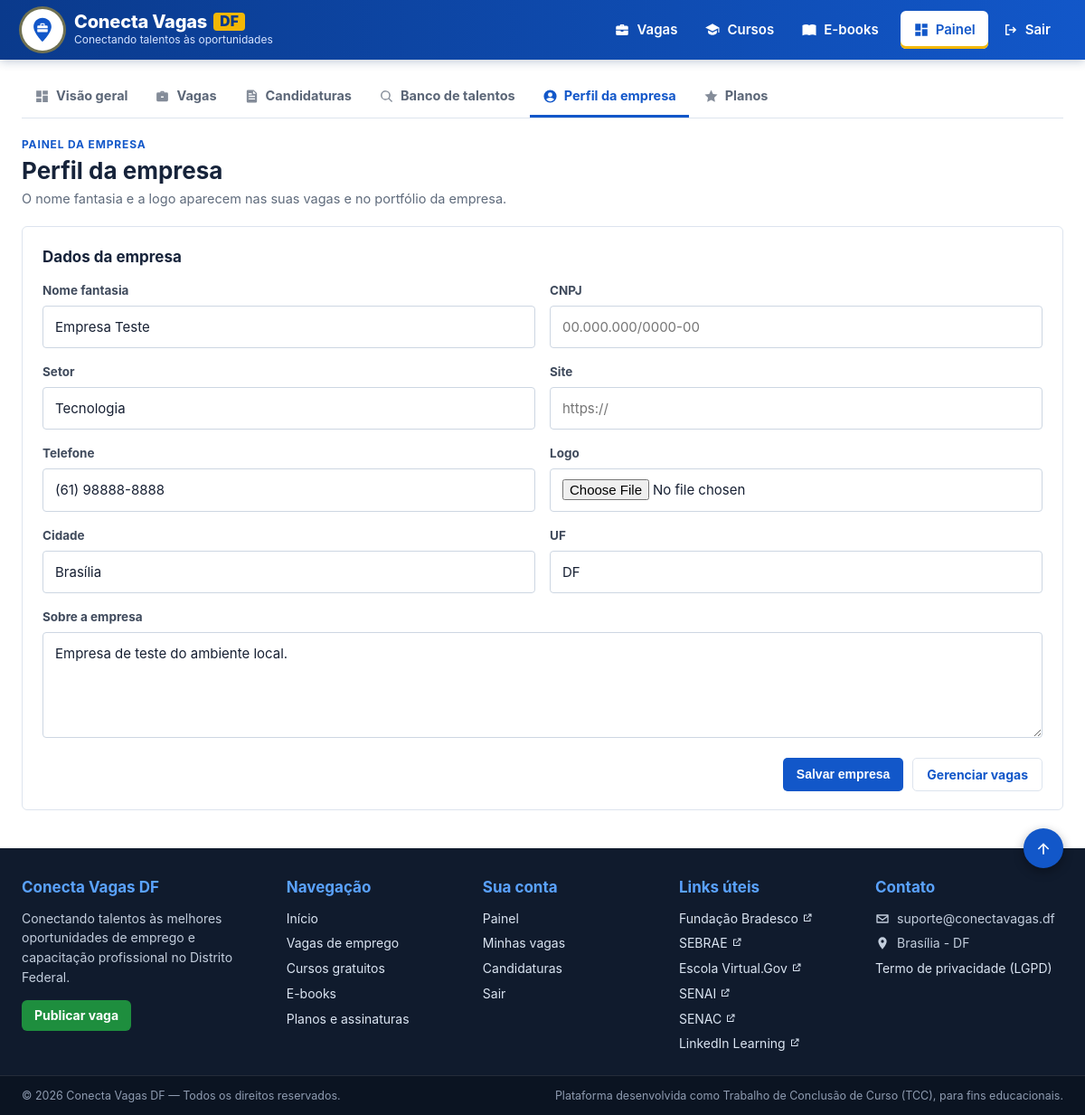
/admin/pages/empresa_perfil.php (signed in), run on the app's committed database.
### tables this page shows
CREATE TABLE perfis (
 id INT AUTO_INCREMENT PRIMARY KEY,
 usuario_id INT NOT NULL UNIQUE,
 titulo_profissional VARCHAR(255),
 bio TEXT,
 data_nascimento DATE NULL,
 cidade VARCHAR(100) DEFAULT 'Brasília',
 uf VARCHAR(2) DEFAULT 'DF',
 nome_fantasia VARCHAR(255),
 cnpj VARCHAR(20),
 setor VARCHAR(100),
 site VARCHAR(255),
 habilidades TEXT,
 experiencias TEXT,
 formacao TEXT,
 cursos_complementares TEXT,
 informacoes_adicionais TEXT,
 idiomas TEXT,
 competencias TEXT,
 nivel_experiencia ENUM('estagiario','junior','pleno','senior') DEFAULT 'junior',
 disponibilidade VARCHAR(100),
 objetivo TEXT,
 links TEXT,
 cnh VARCHAR(5),
 pretensao_salarial VARCHAR(60),
 foto VARCHAR(255),
 publico TINYINT(1) NOT NULL DEFAULT 1,
 aceite_lgpd TINYINT(1) NOT NULL DEFAULT 0,
 aceite_em DATETIME NULL,
 created_at DATETIME NOT NULL DEFAULT CURRENT_TIMESTAMP,
 updated_at DATETIME NOT NULL DEFAULT CURRENT_TIMESTAMP ON UPDATE CURRENT_TIMESTAMP,
 FOREIGN KEY(usuario_id) REFERENCES usuarios(id) ON DELETE CASCADE
);

CREATE TABLE usuarios (
 id INT AUTO_INCREMENT PRIMARY KEY,
 nome VARCHAR(255) NOT NULL,
 email VARCHAR(255) NOT NULL UNIQUE,
 senha VARCHAR(255) NOT NULL,
 tipo ENUM('admin','candidato','empresa') NOT NULL DEFAULT 'candidato',
 telefone VARCHAR(30),
 ativo TINYINT(1) NOT NULL DEFAULT 1,
 ultimo_acesso DATETIME NULL,
 created_at DATETIME NOT NULL DEFAULT CURRENT_TIMESTAMP,
 INDEX idx_usuario_tipo(tipo), INDEX idx_usuario_ativo(ativo)
);

### app/Core/View.php (called while the page is built, shortened)
<?php
final class View {
    public static function render(string $__tela, array $__dados = []): void {
        extract($__dados, EXTR_SKIP);
        require APP_DIR.'/Views/layouts/header.php';
        require APP_DIR.'/Views/'.$__tela.'.php';
        require APP_DIR.'/Views/layouts/footer.php';
    }
}

### app/Core/Controller.php (called while the page is built, shortened)
<?php
abstract class Controller {
    protected function view(string $tela, array $dados = []): void {
        View::render($tela, $dados);
    }
}

### app/Controllers/EmpresaController.php (called while the page is built, shortened)
<?php
final class EmpresaController extends Controller {
    public function perfil(): void {
        $dao = new PerfilDAO();
        $p = $dao->obterOuCriar((int)$_SESSION['usuario_id']);
        $this->view('admin/empresa_perfil', get_defined_vars());
    }
}

### app/Core/Router.php (called while the page is built, shortened)
<?php
final class Router {
    private array $rotas = [];
    private array $apelidos = [];
    public function rota(string $caminho, array $acao, string ...$apelidos): void {
        $this->rotas[strtolower($caminho)] = $acao;
        foreach ($apelidos as $a) $this->apelidos[strtolower($a)] = strtolower($caminho);
    }
    public function despachar(string $caminho): void {
        $chave = strtolower($caminho);
        $chave = $this->apelidos[$chave] ?? $chave;
        [$classe, $metodo] = $this->rotas[$chave];
        (new $classe())->$metodo();
    }
}

### public/index.php (called while the page is built, shortened)
<?php
$caminho = Router::caminhoPedido();
$rotas = new Router();
$rotas->rota('index.php',       [HomeController::class, 'index'], '');
$rotas->rota('contrato.php',    [HomeController::class, 'contrato']);
$rotas->rota('vagas.php',       [VagaController::class, 'lista']);
$rotas->rota('vaga.php',        [VagaController::class, 'detalhe']);
$rotas->rota('cursos.php',      [CursoController::class, 'lista']);
$rotas->rota('curso.php',       [CursoController::class, 'detalhe']);
$rotas->rota('planos.php',      [PlanosController::class, 'index']);
$rotas->rota('login.php',               [AuthController::class, 'login']);
$rotas->rota('cadastro.php',            [AuthController::class, 'cadastro']);
$rotas->rota('view/usuario/logout.php', [AuthController::class, 'logout']);
$rotas->rota('esqueci_senha.php',       [PasswordController::class, 'esqueci']);
$rotas->rota('redefinir_senha.php',     [PasswordController::class, 'redefinir']);
$rotas->rota('view/perfil/index.php',                [PerfilController::class, 'index'], 'view/perfil');
$rotas->rota('view/perfil/salvar.php',               [PerfilController::class, 'salvar']);
$rotas->rota('view/perfil/portfolio.php',            [PerfilController::class, 'portfolio']);
$rotas->rota('view/perfil/recalcular_match.php',     [PerfilController::class, 'recalcularMatch']);
$rotas->rota('view/perfil/curriculo_upload.php',     [CurriculoController::class, 'upload']);
$rotas->rota('view/perfil/aplicar_extracao.php',     [CurriculoController::class, 'aplicarExtracao']);
$rotas->rota('view/perfil/curriculo_excluir.php',    [CurriculoController::class, 'excluir']);
$rotas->rota('candidatar.php',                       [CandidaturaController::class, 'candidatar']);
$rotas->rota('view/perfil/candidatura_cancelar.php', [CandidaturaController::class, 'cancelar']);
$rotas->rota('download.php',                         [ArquivoController::class, 'download']);
$rotas->rota('admin/index.php',               [AdminController::class, 'painel'], 'admin');
$rotas->rota('admin/pages/usuarios.php',      [AdminController::class, 'usuarios']);
$rotas->rota('admin/pages/categorias.php',    [AdminController::class, 'categorias']);
$rotas->rota('admin/pages/cursos.php',        [AdminController::class, 'cursos']);
$rotas->rota('admin/pages/vagas.php',         [EmpresaController::class, 'vagas']);
$rotas->rota('admin/pages/candidaturas.php',  [EmpresaController::class, 'candidaturas']);
$rotas->rota('admin/pages/talentos.php',      [EmpresaController::class, 'talentos']);
$rotas->rota('admin/pages/empresa_perfil.php', [EmpresaController::class, 'perfil']);
$rotas->despachar($caminho);

### app/Core/Auth.php (called while the page is built, shortened)
<?php
function isAdmin(): bool { return ($_SESSION['usuario_tipo'] ?? '') === 'admin'; }

### app/Core/Autoloader.php (called while the page is built, shortened)
<?php
spl_autoload_register(function (string $classe): void {
    static $pastas = ['Controllers', 'Models', 'DTO', 'Services', 'Services/Extracao', 'Core'];
    foreach ($pastas as $pasta) {
        $arquivo = APP_DIR.'/'.$pasta.'/'.$classe.'.php';
        if (is_file($arquivo)) {
            return;
        }
    }
});

### app/Core/Database.php (called while the page is built, shortened)
<?php
final class Database {
    private static ?PDO $instance = null;
    public static function getConexao(): PDO {
        if (self::$instance instanceof PDO) {
            return self::$instance;
        }
        $options = [
            PDO::ATTR_ERRMODE => PDO::ERRMODE_EXCEPTION,
            PDO::ATTR_DEFAULT_FETCH_MODE => PDO::FETCH_ASSOC,
            PDO::ATTR_EMULATE_PREPARES => false,
            PDO::ATTR_STRINGIFY_FETCHES => false,
            PDO::ATTR_TIMEOUT => 5,
        ];
        $dsns = [];
        $hosts = [DB_HOST];
        if (DB_HOST === '127.0.0.1') $hosts[] = 'localhost';
        foreach (array_unique($hosts) as $host) {
            $dsns[] = 'mysql:host='.$host.';port='.DB_PORT.';dbname='.DB_NAME.';charset=utf8mb4';
        }
        $ultimo = null;
        foreach (array_unique($dsns) as $dsn) {
            try {
                $pdo = new PDO($dsn, DB_USER, DB_PASS, $options);
                return self::$instance = $pdo;
            } catch (PDOException $e) {
                $ultimo = $e;
                if (in_array((int)$e->getCode(), [1049, 1044, 1045], true)) break;
            }
        }
        throw new DatabaseException(self::mensagemAmigavel($ultimo), 0, $ultimo);
    }
}

### app/Models/PerfilDAO.php (called while the page is built, shortened)
<?php
final class PerfilDAO {
    public function obterOuCriar(int $uid): ?array {
        $p = $this->buscarPorUsuarioId($uid);
        return $p;
    }
    public function buscarPorUsuarioId(int $uid): ?array {
        $s = Database::getConexao()->prepare("SELECT p.*,u.nome,u.email,u.telefone,u.tipo,u.ativo FROM perfis p JOIN usuarios u ON u.id=p.usuario_id WHERE p.usuario_id=?");
        $s->execute([$uid]);
        return $s->fetch() ?: null;
    }
}

### app/Core/helpers.php (called while the page is built, shortened)
<?php
function e(mixed $v): string { return htmlspecialchars((string)($v ?? ''), ENT_QUOTES, 'UTF-8'); }
function url(string $path=''): string { return SITE_URL . ltrim($path, '/'); }

### app/Views/admin/empresa_perfil.php (the view, shortened to what this page needs)
<div class="pn">
<?php require __DIR__.'/../layouts/admin_nav.php'; ?>
<?=painel_cabecalho('Perfil da empresa', 'O nome fantasia e a logo aparecem nas suas vagas e no portfólio da empresa.')?>
<div class="form">
    <h3>Dados da empresa</h3>
    <form method="post" enctype="multipart/form-data">
        <div class="form-grid">
            <div><label>Nome fantasia</label><input name="nome_fantasia" required maxlength="255" value="<?=e($p['nome_fantasia'])?>"></div>
            <div><label>CNPJ</label><input name="cnpj" maxlength="20" value="<?=e($p['cnpj'])?>" placeholder="00.000.000/0000-00"></div>
            <div><label>Setor</label><input name="setor" maxlength="100" value="<?=e($p['setor'])?>"></div>
            <div><label>Site</label><input name="site" type="url" maxlength="255" value="<?=e($p['site'])?>" placeholder="https://"></div>
            <div><label>Telefone</label><input name="telefone" maxlength="30" value="<?=e($p['telefone'])?>"></div>
            <div><label>Logo</label><input type="file" name="logo" accept="image/jpeg,image/png,image/webp"></div>
            <div><label>Cidade</label><input name="cidade" maxlength="100" value="<?=e($p['cidade'] ?: 'Brasília')?>"></div>
            <div><label>UF</label><input name="uf" maxlength="2" value="<?=e($p['uf'] ?: 'DF')?>"></div>
            <div class="full"><label>Sobre a empresa</label><textarea name="bio" rows="4"><?=e($p['bio'])?></textarea></div>
        </div>
        <div class="form-actions"><button class="btn">Salvar empresa</button><a class="btn btn-outline" href="<?=url('admin/pages/vagas.php')?>">Gerenciar vagas</a></div>
    </form>
</div>
</div>

### public/assets/css/app.css (style rules this page uses)
:root { --navy:#0f172a;--navy2:#172554;--gold:#facc15;--blue:#2563eb;--green:#16a34a;--red:#dc2626;--bg:#f6f8fc;--text:#172033;--muted:#64748b;--line:#e2e8f0;--white:#fff }
* { box-sizing:border-box }
body { margin:0;background:var(--bg);color:var(--text);font:15px/1.55 Inter,system-ui,-apple-system,Segoe UI,Arial,sans-serif }
a { color:inherit }
.btn { display:inline-flex;align-items:center;justify-content:center;gap:8px;border:0;background:var(--blue);color:#fff!important;padding:11px 17px;border-radius:12px;text-decoration:none;font-weight:750;cursor:pointer }
.btn-outline { background:#fff;color:var(--navy)!important;border:1px solid var(--line) }
input,select,textarea { width:100%;border:1px solid #cbd5e1;border-radius:12px;padding:11px 13px;background:#fff;color:var(--text);font:inherit }
textarea { min-height:110px;resize:vertical }
label { display:block;font-weight:700;margin:0 0 6px }
.form { max-width:760px;margin:30px auto;background:#fff;border:1px solid var(--line);border-radius:24px;padding:28px;box-shadow:0 15px 40px #0f172a0a }
.form-grid { display:grid;grid-template-columns:1fr 1fr;gap:16px }
.full { grid-column:1/-1 }
.form-actions { display:flex;gap:10px;justify-content:flex-end;margin-top:20px }

### public/assets/css/site.css (style rules this page uses)
:root { --cv-azul-esc:#0a3a8c; --cv-azul:#1257c9; --cv-azul-hover:#0d47a8; --cv-azul-claro:#e7effc; --cv-verde:#1e8e3e; --cv-verde-hover:#177a34; --cv-dourado:#f2b705; --cv-tinta:#16233a; --cv-texto:#2b3648; --cv-cinza:#5b6677; --cv-linha:#dde4ee; --cv-fundo:#eef3f9; --cv-raio:6px; }
body.cv { background:#fff;color:var(--cv-texto) }
body.cv :is(.panel,.form,.card,.stat,.table-wrap,.notice,.empty,.alert,.pricing-card,.cv-machine,.match-box,.extrator,.profile-head,.hero) { border-radius:var(--cv-raio) }
body.cv :is(input,select,textarea) { border-radius:4px }
body.cv :is(.btn,.admin-tabs a,.score-badge) { border-radius:5px }
body.cv :is(a,button,summary,[tabindex]):focus-visible { outline:3px solid #0a3a8c;outline-offset:2px;box-shadow:0 0 0 5px #ffbf47 }

### public/assets/css/anuncios.css (style rules this page uses)
:root { --an-verde-txt:#166534;--an-verde-fundo:#effaf2;--an-icone:#8190a5;--an-sombra:0 1px 3px #0f23420d }

### public/assets/css/painel.css (style rules this page uses)
.pn { --gf-sup:#fff; --gf-plano:#f2f5fa; --gf-tinta:#16233a; --gf-tinta2:#3f4a5c; --gf-mudo:#5f6b7c; --gf-grade:#e6ebf2; --gf-base:#c3cddb; --gf-borda:#dde4ee; --gf-s1:#1257c9; --gf-s2:#e0730d; --gf-s3:#0f9d8a; --gf-o1:#86aee8; --gf-o2:#4a82d6; --gf-o3:#1257c9; --gf-o4:#0b3a8c; --gf-outros:#a3adbb; }
.pn .form { max-width:none;margin:0 0 18px;padding:20px 22px;border:1px solid var(--gf-borda);box-shadow:none }
body.cv .pn .form h3 { margin:0 0 14px;font-size:17px;color:var(--gf-tinta) }
.pn .form label { font-size:13.5px;color:var(--gf-tinta2) }
.pn :is(input,select,textarea) { border-color:#cdd6e2 }
.pn :is(input,select,textarea):focus { outline:2px solid #b9d0f5;outline-offset:0;border-color:var(--cv-azul) }
.pn .form-actions { margin-top:16px }
.pn .btn { padding:9px 15px;background:var(--cv-azul);font-size:14px;font-weight:700;line-height:1.25;transform:none }
.pn .btn-outline { background:#fff;border:1px solid var(--cv-linha);color:var(--cv-azul)!important }

### data on the page
perfis: nome_fantasia "Empresa Teste", setor "Tecnologia", telefone "(61) 98888-8888", cidade "Brasília", uf "DF", bio "Empresa de teste do ambiente local."

### other printed values
$rotulo "Visão geral"
$rotulo "Vagas"
$rotulo "Candidaturas"
$rotulo "Banco de talentos"
$rotulo "Perfil da empresa"
$rotulo "Planos"
$titulo "Perfil da empresa"
$descricao "O nome fantasia e a logo aparecem nas suas vagas e no portfólio da empresa."
$nomeLink "Fundação Bradesco"
$nomeLink "SEBRAE"
$nomeLink "Escola Virtual.Gov"
$nomeLink "SENAI"
$nomeLink "SENAC"
$nomeLink "LinkedIn Learning"
